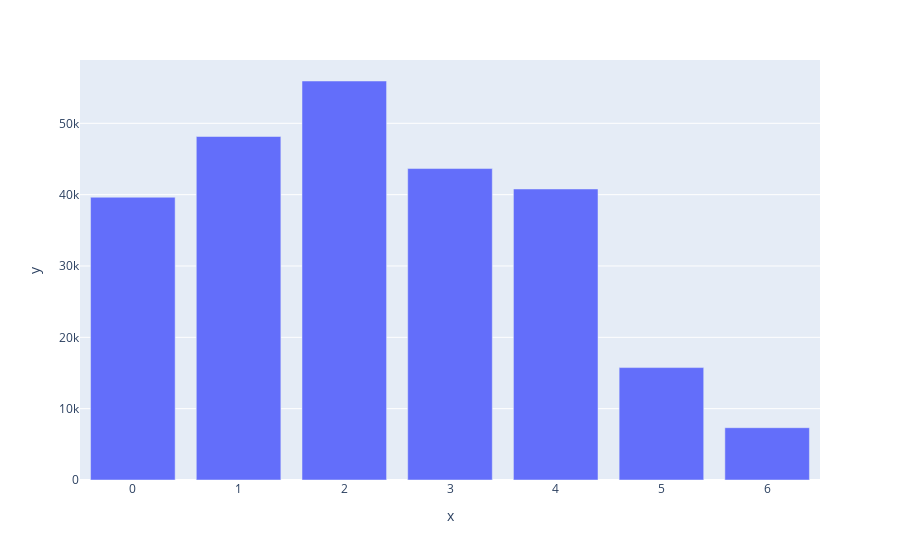

Here is the notebook cell this chart was saved with:
### Code cell
px.bar(x = train_df[train_df.target == 0].dow.value_counts().keys()
      , y = train_df[train_df.target == 0].dow.value_counts()
      )

### Figure 1 — Plotly figure (JSON) as saved in the notebook; plotly's stock layout.template omitted (floating-point values rounded to 4 significant figures)
{"data": [{"alignmentgroup": "True", "hoverlabel": {"namelength": 0}, "hovertemplate": "x=%{x}<br>y=%{y}", "legendgroup": "", "marker": {"color": "#636efa"}, "name": "", "offsetgroup": "", "orientation": "v", "showlegend": false, "textposition": "auto", "type": "bar", "x": [2, 1, 3, 4, 0, 5, 6], "xaxis": "x", "y": [55933, 48151, 43660, 40794, 39637, 15758, 7331], "yaxis": "y"}], "layout": {"autosize": true, "barmode": "relative", "legend": {"tracegroupgap": 0}, "margin": {"t": 60}, "xaxis": {"anchor": "y", "autorange": true, "domain": [0, 1], "range": [-0.5, 6.5], "title": {"text": "x"}, "type": "linear"}, "yaxis": {"anchor": "x", "autorange": true, "domain": [0, 1], "range": [0, 58880.0], "title": {"text": "y"}, "type": "linear"}}}
